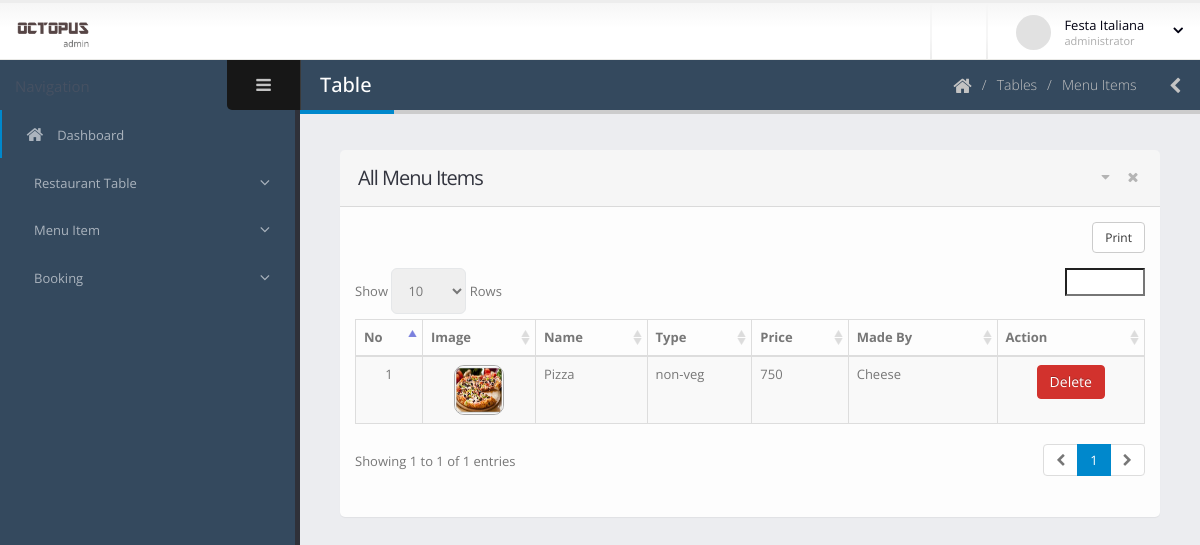
Before: /dashboard/menu-list.php (signed in) with the older database file.
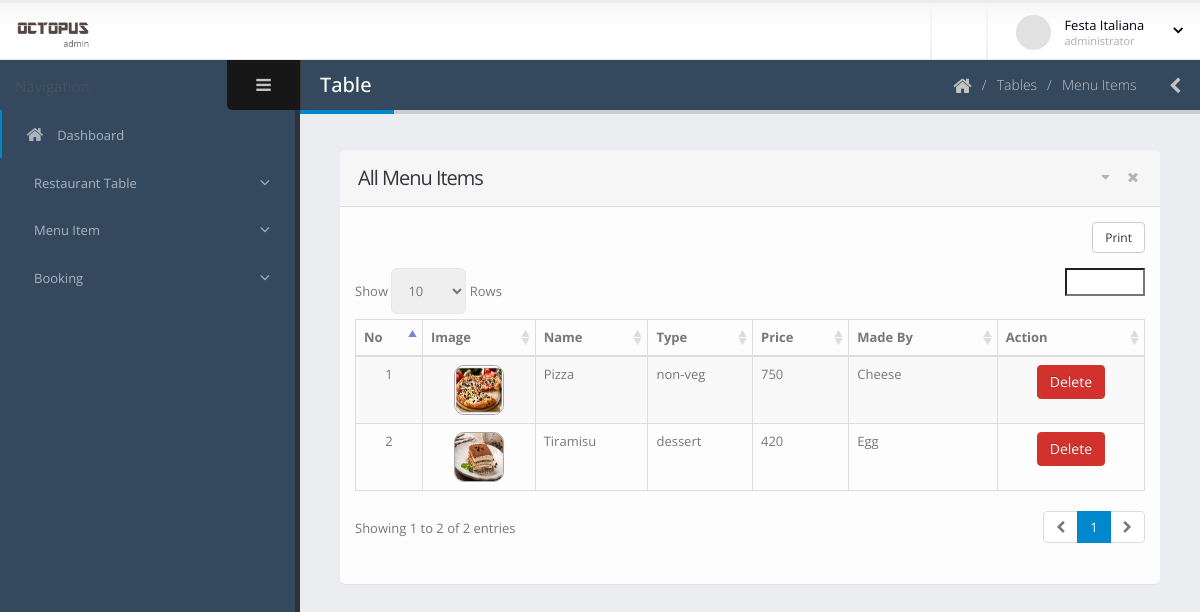
After: the same page with the newer database file.
### tables this page shows
CREATE TABLE `menu_item` (
  `id` int(11) NOT NULL,
  `res_id` int(11) NOT NULL,
  `item_name` varchar(200) NOT NULL,
  `madeby` varchar(300) NOT NULL,
  `food_type` varchar(100) NOT NULL,
  `price` float NOT NULL,
  `image` varchar(500) NOT NULL
);

### dashboard/menu-list.php (the view, shortened to what this page needs)
<?php include 'template/header.php';
?>
	<body>
		<section class="body">
			<?php include 'template/top-bar.php'; ?>
			<div class="inner-wrapper">
				<?php include 'template/left-bar.php'; ?>
				<section role="main" class="content-body">
					<header class="page-header">
						<h2>Table</h2>
						<div class="right-wrapper pull-right">
							<ol class="breadcrumbs">
								<li>
									<a href="index.php">
										<i class="fa fa-home"></i>
									</a>
								</li>
								<li><span>Tables</span></li>
								<li><span>Menu Items</span></li>
							</ol>
							<a class="sidebar-right-toggle" data-open="sidebar-right"><i class="fa fa-chevron-left"></i></a>
						</div>
					</header>
						<section class="panel">
							<header class="panel-heading">
								<div class="panel-actions">
									<a href="#" class="fa fa-caret-down"></a>
									<a href="#" class="fa fa-times"></a>
								</div>
								<h2 class="panel-title">All Menu Items</h2>
							</header>
							<div class="panel-body">
								<table class="table table-bordered table-striped mb-none" id="datatable-tabletools" data-swf-path="assets/vendor/jquery-datatables/extras/TableTools/swf/copy_csv_xls_pdf.swf">
									<thead>
										<tr>
											<th>No</th>
											<th>Image</th>
											<th>Name</th>
											<th>Type</th>
											<th>Price</th>
											<th>Made By</th>
											<th class="hidden-phone">Action</th>
										</tr>
									</thead>
									<tbody>
										<?php
										$res_id = $_SESSION['id'];
										$count = 1;
										$con = connect();
										$sql = "SELECT * FROM `menu_item` WHERE res_id = '$res_id';";
										$result = $con->query($sql);
										foreach ($result as $r) {
										?>
										<tr class="gradeX">
											<td class="center hidden-phone"><?php echo $count; ?></td>
											<td class="center hidden-phone">
												<figure class="image rounded">
													<img style="height: 50px;width: 50px;border-radius: 10px;    border: 1px solid darkgray;" src="item-image/<?php echo $r['image']; ?>" alt="Item Image" >
												</figure>
											</td>
											<td><?php echo $r['item_name']; ?></td>
											<td><?php echo $r['food_type']; ?></td>
											<td><?php echo $r['price']; ?></td>
											<td><?php echo $r['madeby']; ?></td>
											<td class="center hidden-phone">
												<a href="menu-manage.php?menu_id=<?php echo $r['id']; ?>" class="btn btn-danger"  onclick="if (!Done()) return false; ">Delete</a>
											</td>
										</tr>
										<?php $count++; } ?>
									</tbody>
								</table>
							</div>
						</section>
				</section>
			</div>
		</section>
	</body>
</html>

### dashboard/template/header.php (shortened to what this page needs)
<!doctype html>
<html class="fixed">
	<head>
		<link rel="stylesheet" href="assets/vendor/bootstrap/css/bootstrap.css" />
		<link rel="stylesheet" href="assets/vendor/font-awesome/css/font-awesome.css" />
		<link rel="stylesheet" href="assets/vendor/magnific-popup/magnific-popup.css" />
		<link rel="stylesheet" href="assets/vendor/bootstrap-datepicker/css/datepicker3.css" />
		<link rel="stylesheet" href="assets/vendor/jquery-ui/css/ui-lightness/jquery-ui-1.10.4.custom.css" />
		<link rel="stylesheet" href="assets/vendor/bootstrap-multiselect/bootstrap-multiselect.css" />
		<link rel="stylesheet" href="assets/vendor/morris/morris.css" />
		<link rel="stylesheet" href="assets/vendor/select2/select2.css" />
		<link rel="stylesheet" href="assets/vendor/jquery-datatables-bs3/assets/css/datatables.css" />
		<link rel="stylesheet" href="assets/stylesheets/theme.css" />
		<link rel="stylesheet" href="assets/stylesheets/skins/default.css" />
		<link rel="stylesheet" href="assets/stylesheets/theme-custom.css">
		<link href="https://pro-next.fontawesome.com/releases/v5.7.2/css/all.css" data-prerender="keep" rel="stylesheet">
	</head>

### dashboard/template/top-bar.php (shortened to what this page needs)
<header class="header">
				<div class="logo-container">
					<a href="index.php" class="logo">
						<img src="assets/images/logo.png" height="35" alt="JSOFT Admin" />
					</a>
				</div>
				<div class="header-right">
					<span class="separator"></span>
					<span class="separator"></span>
					<div id="userbox" class="userbox">
						<a href="#" data-toggle="dropdown">
							<figure class="profile-picture">
								<img src="assets/images/!logged-user.jpg" alt="Joseph Doe" class="img-circle" data-lock-picture="assets/images/!logged-user.jpg" />
							</figure>
							<div class="profile-info" data-lock-name="John Doe" data-lock-email="johndoe@JSOFT.com">
								<span class="name"><?php echo $_SESSION['name']; ?></span>
								<span class="role">administrator</span>
							</div>
							<i class="fa custom-caret"></i>
						</a>
					</div>
				</div>
			</header>

### dashboard/template/left-bar.php (shortened to what this page needs)
<aside id="sidebar-left" class="sidebar-left">
	<div class="sidebar-header">
		<div class="sidebar-title">
		</div>
		<div class="sidebar-toggle hidden-xs" data-toggle-class="sidebar-left-collapsed" data-target="html" data-fire-event="sidebar-left-toggle">
			<i class="fa fa-bars" aria-label="Toggle sidebar"></i>
		</div>
	</div>
	<div class="nano">
		<div class="nano-content">
			<nav id="menu" class="nav-main" role="navigation">
				<ul class="nav nav-main">
					<li class="nav-active">
						<a href="index.php">
							<i class="fa fa-home" aria-hidden="true"></i>
							<span>Dashboard</span>
						</a>
					</li>
					<?php if((isset($_SESSION['isLoggedIn']) && $_SESSION['role'] == 1)){ ?>
					<li class="nav-parent">
						<a>
							<span>Restaurant Table</span>
						</a>
					</li>
					<?php } ?>
					<?php if((isset($_SESSION['isLoggedIn']) && $_SESSION['role'] == 1)){ ?>
					<li class="nav-parent">
						<a>
							<span>Menu Item</span>
						</a>
					</li>
					<?php } ?>
					<?php if((isset($_SESSION['isLoggedIn']) && $_SESSION['role'] == 1)){ ?>
					<li class="nav-parent">
						<a>
							<span>Booking</span>
						</a>
					</li>
					<?php } ?>
				</ul>
			</nav>
			<hr class="separator" />
		</div>
	</div>
</aside>

### dashboard/assets/stylesheets/skins/default.css (style rules this page uses)
a, .btn-link { color: #0088cc; }
body .btn-danger { color: #ffffff; text-shadow: 0 -1px 0 rgba(0, 0, 0, 0.25); background-color: #d2322d; border-color: #d2322d; }
.page-header h2 { border-bottom-color: #0088cc; }
ul.nav-main > li.nav-active > a { box-shadow: 2px 0 0 #0088cc inset; }

Changed rows visible on the page:
added menu_item: image (picture), item_name "Tiramisu", food_type "dessert", price "420", madeby "Egg"
Other visible differences:
text written by a page script: "Print Show Rows Showing 1 to 1 of 1 entries 1" → "Print Show Rows Showing 1 to 2 of 2 entries 1"
